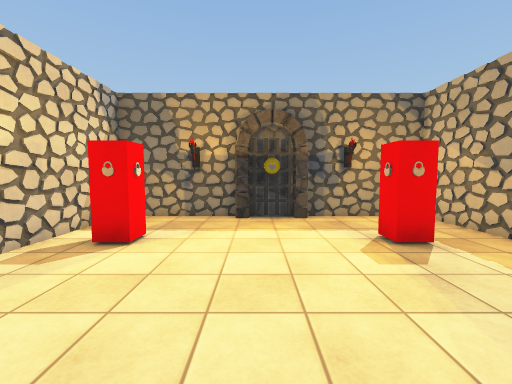
View 1 (above)

12 first-person views from a walk through a 3-D level made in the Unity game engine. The camera is 1.4 m above the floor, tilts 4° down and sees 90° across. The floor is counted in squares, 1 m on a side. Each view is taken from the middle of a square. On the plan, view 1 faces up. The plan holds only what a view shows up to about 13 squares ahead; the rest is blank. The place goes on beyond the plan. Some animated figures are not drawn. Some surface patterns are stand-ins.

View 2
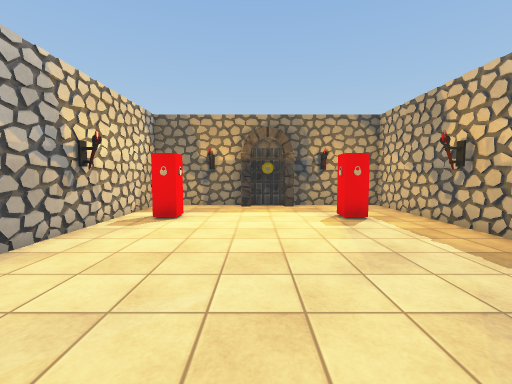

View 3
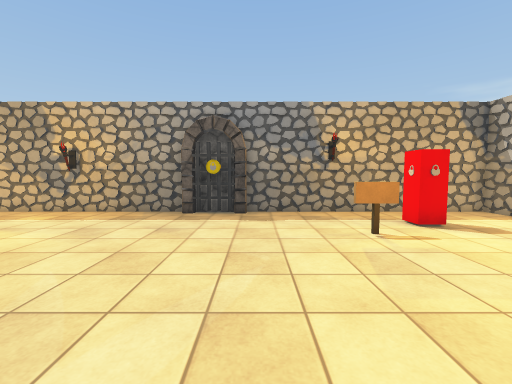

View 4
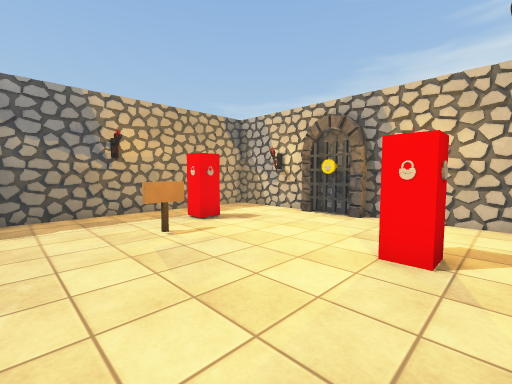

View 5
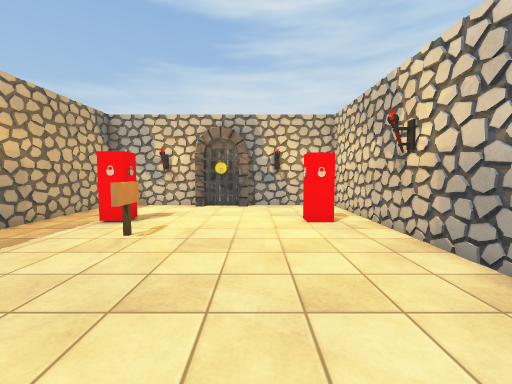

View 6
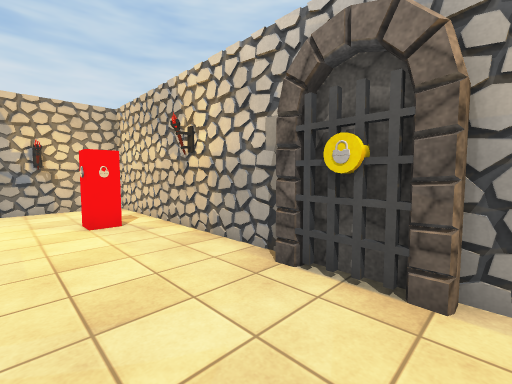

View 7
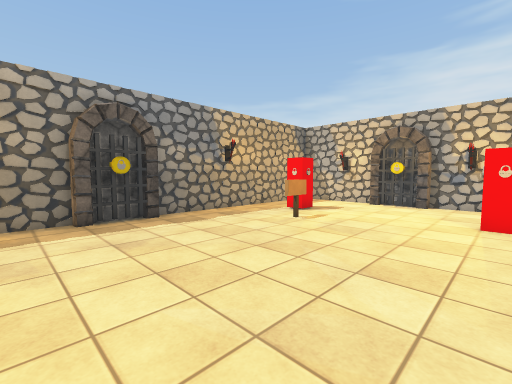

View 8
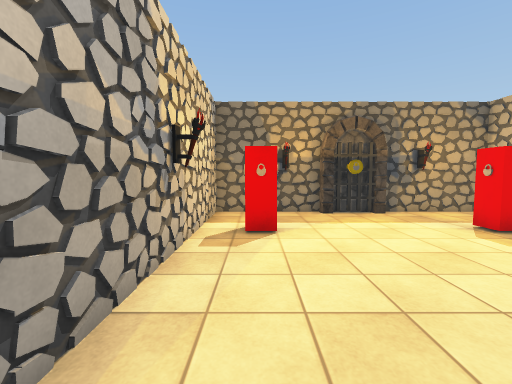

View 9
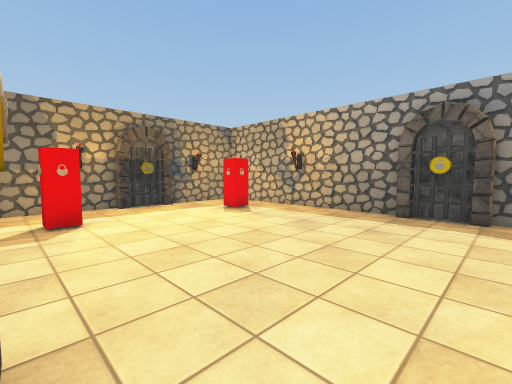

View 10
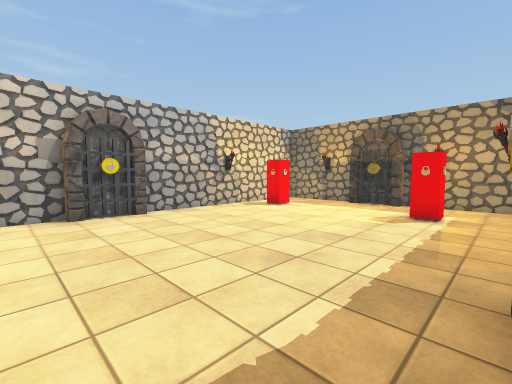

View 11
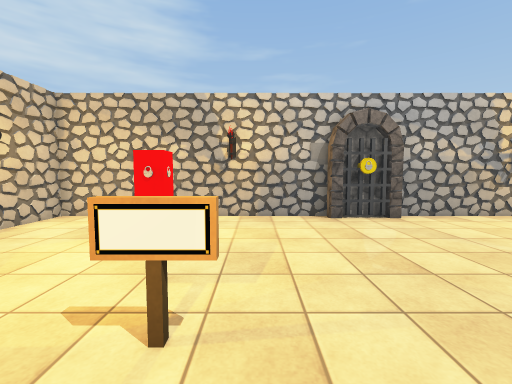

View 12
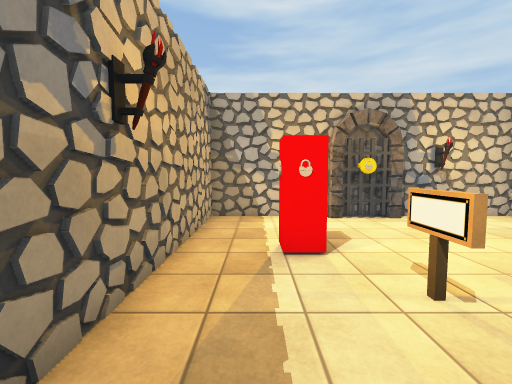

### Floor plan
Points are (right, up) in squares from view 1. A wall is a line through its corners. A room is listed if a view was taken in it or the views show most of it. See-through windows are left out.
Room 1 (views 1, 2, 3, 4, 5, 6, 7, 8, 9, 10, 11, 12)
walls: (-4.5, -0.7) (-4.5, -2.2); (-4.5, -2.5) (-4.5, -11.5) (-0.7, -11.5) (-0.7, -11.1) (1.6, -11.1); (5.1, -2.6) (5.1, -0.4); (5.5, -0.4) (5.5, 8.5) (1.6, 8.5); (5.5, -2.2) (5.5, -0.7); (1.6, 8.1) (-0.6, 8.1); (-0.5, 8.5) (-4.5, 8.5) (-4.5, -0.3) (-4.1, -0.3) (-4.1, -2.6); (1.3, 8.5) (-0.2, 8.5); (-0.3, -11.5) (1.2, -11.5); (1.6, -11.5) (5.5, -11.5) (5.5, -2.6)
objects: other object (-3, -8); other object (-3, 5) to (-3, 6); torch (-2, -11); torch (-2, 8); other object (2, -6); other object (3, -11); other object (3, -8); other object (3, 5) to (3, 6); torch (3, 8); torch (5, 4)

Positions as (right, up) in squares from view 1, and headings:
1: (0, 0), facing up
2: (0, -3), facing up
3: (-4, -3), facing right
4: (-4, -3), facing down-right
5: (-1, 0), facing down
6: (-1, 0), facing down-left
7: (-3, 1), facing down-right
8: (-3, -1), facing up
9: (-4, -3), facing up-right
10: (5, -4), facing up-left
11: (4, -5), facing left
12: (4, -3), facing down
